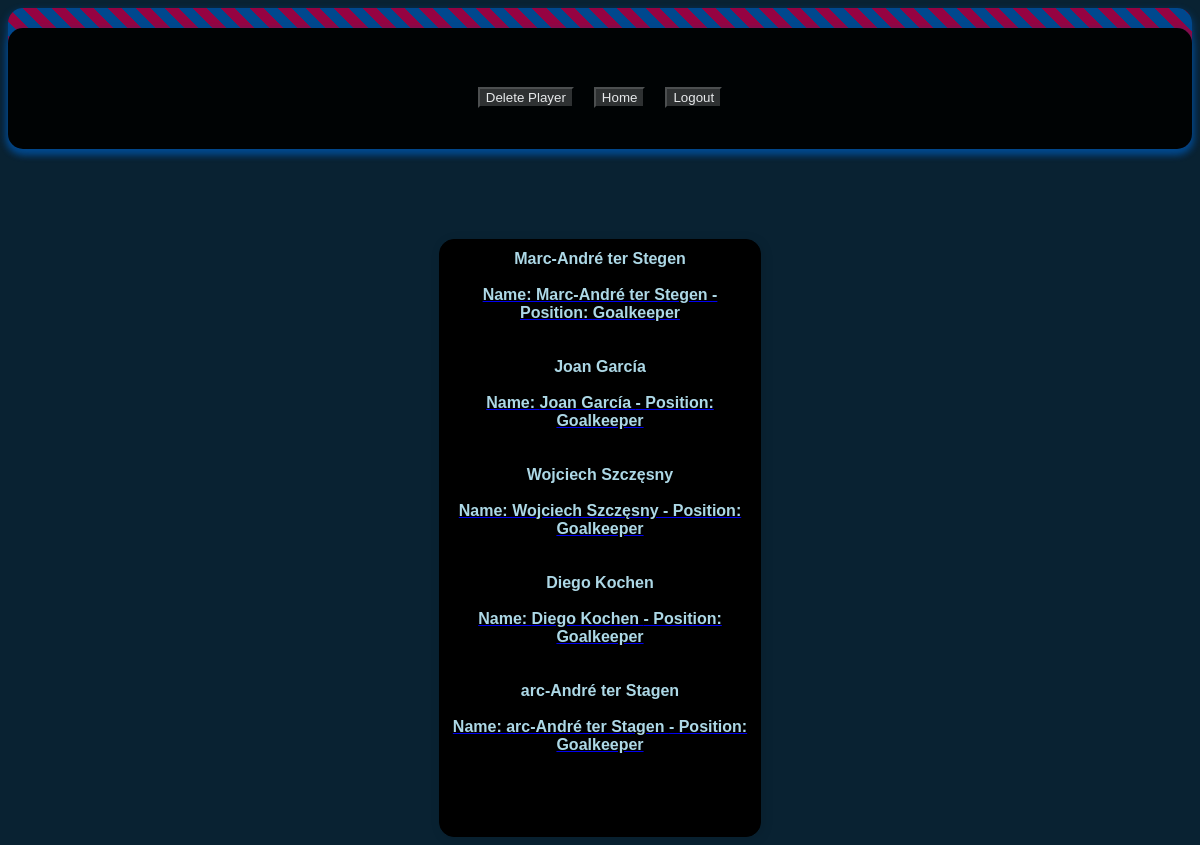
/project/template.php?position=Goalkeeper (signed in), run on the app's committed database.
### tables this page shows
CREATE TABLE `player` (
  `playerName` varchar(25) NOT NULL,
  `squadNum` int(11) NOT NULL,
  `Position` varchar(25) NOT NULL,
  `detailedPos` varchar(25) NOT NULL,
  `Age` int(11) NOT NULL,
  `Nationality` varchar(25) NOT NULL,
  `playerID` int(11) NOT NULL
);

### project/template.php (the view, shortened to what this page needs)
<!DOCTYPE html>
<html lang="en">
    <head>
         <link rel="stylesheet" type="text/css" href="style.css">
    </head>
<body style ="background-color:rgba(9, 34, 50, 1); color:rgba(173, 216, 230, 1);">
  <div class="header">
    <ul style="size: 25cm;">
  <li style="size: 4cm; padding: 10px;">
<form method="post" action="selectPlayer.php">
  <h1><input type="submit" name="submit" value="Delete Player" style="background-color: #333333;  color: white; size: 25mm;"></h1>
</form>
</li>
          <li style="size: 4cm; padding: 10px;">
<form method="post" action="navigTutorial.php">
  <h1><input type="submit" name="submit" value="Home" style="background-color: #333333;  color: white; size: 25mm;"></h1>
</form>
</li>
  <li style="size: 4cm; padding: 10px;">
<form method="post" action="logout.php">
  <h1><input type="submit" name="submit" value="Logout" style="background-color: #333333;  color: white; size: 25mm;"></h1>
</form>
</li>
</ul>
  </div>
    <br>
    <br>
    <br>
    <br>
    <br>
      <div class = "startClass">
    <?php
    $mysqli = new mysqli("localhost", "root", "", "projectsoccer");
    ?>
    <?php
    $position = $_GET['position'];
    $query = "SELECT * FROM player WHERE Position = '$position' ";
    $result = $mysqli->query($query);
    if ($result->num_rows > 0) {
        while($row = $result->fetch_row()) {
          $output = "Name: " . $row[0]. " - Position: " . $row[2].  "<br>";
          $player23 = $row[0];
          echo $player23;
          echo "<br><br>";
          $playerurl="href=detail.php?player=" . urlencode($row[0]);
          echo "<a " . $playerurl . "><span style='color:rgba(173, 216, 230, 1);'>" . $output . "</span></a>";
          echo "<br><br>";
          }
    } else {
        echo "0 results";
    }
    ?>
    <br>
    <br>
        </div>
        </body>
</html>

### project/style.css (style rules this page uses)
.header { width: 100%; text-align: center; padding-top: 20px; opacity: 0.9; background: repeating-linear-gradient( 45deg, #004d98, #004d98 10px, #a50044 10px, #a50044 20px ); background-size: cover; background-position: center; border-radius: 15px; box-shadow: #004d98 0px 4px 8px; }
.startClass { border-radius: 15px; box-shadow: #004d98 0px 4px 8px; border:1px solid black; padding:10px; width:300px; align-items:center; justify-content:center; text-align:center; display:block; margin-left:auto; margin-right:auto; font-family:Arial, sans-serif; background-color:black; box-shadow: 2px 2px 12px rgba(0, 0, 0, 0.1); font-size:16px; color:#333; font-weight:bold; color:rgba(173, 216, 230, 1); }
.header h1 { font-size: 2.5rem; color: rgba(173, 216, 230, 1); text-shadow: 2px 2px 4px rgba(0,0,0,0.3); }
ul { list-style-type: none; margin: 0; padding: 0; background-color: black; display: flex; justify-content: center; size: 25cm; border-radius: 15px; box-shadow: #004d98 0px 4px 8px; }

### data on the page
player: playerName "Marc-André ter Stegen", Position "Goalkeeper"
player: playerName "Joan García", Position "Goalkeeper"
player: playerName "Wojciech Szczęsny", Position "Goalkeeper"
player: playerName "Diego Kochen", Position "Goalkeeper"
player: playerName "arc-André ter Stagen", Position "Goalkeeper"
